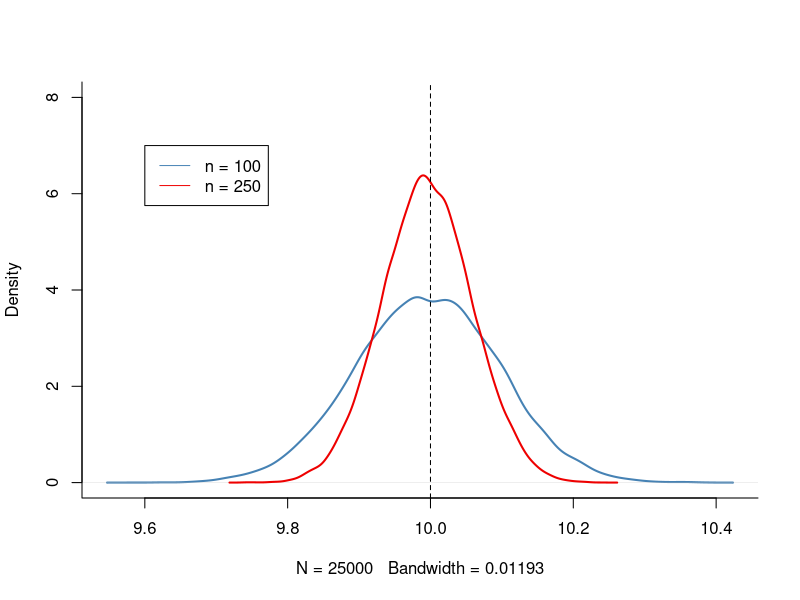

Generate this figure with R:
## ---- chunk 1
pop <- rnorm(10000, 10, 1)
est1 <- replicate(expr = mean(sample(x = pop, size = 100)), n = 25000)
est2 <- replicate(expr = mean(sample(x = pop, size = 250)), n = 25000)
head(est1)
## ---- chunk 2
plot(density(est1), col = 'steelblue', lwd = 2, bty = 'l', ylim = c(0, 8), main = '')
lines(density(est2), col = 'red2', lwd = 2)
abline(v = 10, lty = 2)
legend(x = 9.6, y = 7, legend = c('n = 100', 'n = 250'), lty = c(1, 1), col = c('steelblue', 'red2'))
## ---- chunk 3
library(readxl) # needed to read Excel files
library(dplyr, quietly = T)
cps <- read_excel(path = 'data/cps_ch3.xlsx')
# Get an overview of the data structure
head(cps)
# Take cps_dat %>% group data by gender and year %>% compute the mean, standard deviation
# and number of observations for each group
avgs <- cps %>% group_by(a_sex, year) %>% summarise(mean(ahe08), sd(ahe08), n())
print(avgs, digits = 2)
## ---- chunk 4
male   <- avgs %>% filter(a_sex == 1) 
female <- avgs %>% filter(a_sex == 2)

# Rename columns
colnames(male)   <- c("Sex", "Year", "Y_bar_m", "s_m", "n_m")
colnames(female) <- c("Sex", "Year", "Y_bar_f", "s_f", "n_f")

# Gender gap, standard errors and confidence intervals
gap      <- male$Y_bar_m - female$Y_bar_f
gap_se   <- sqrt(male$s_m^2 / male$n_m + female$s_f^2 / female$n_f)
gap_ci_l <- gap - 1.96 * gap_se
gap_ci_u <- gap + 1.96 * gap_se
result   <- cbind(male[,-1], female[,-(1:2)], gap, gap_se, gap_ci_l, gap_ci_u)
print(result, digits = 2)
